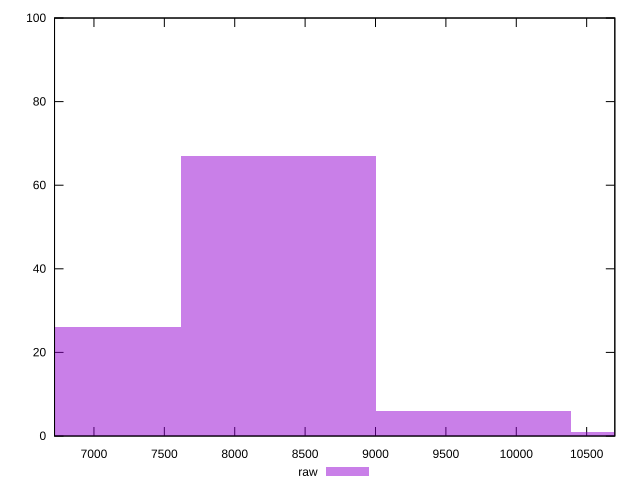

Generate this figure with gnuplot:
reset

$raw <<EOF
8310.9833247618 67
6925.819437301499 26
9696.1472122221 6
11081.3110996824 1
EOF

set key outside below
set boxwidth 1385.1638874603
set xrange [6720:10700]
set yrange [0:100]
set trange [0:100]
set style fill transparent solid 0.5 noborder
set terminal svg size 640, 490 enhanced background rgb 'white'
set output "reports/report_00027_2021-02-24T12-40-31.850Z/uses-text-compression/samples/astro/raw/histogram.svg"

plot $raw title "raw" with boxes

reset
